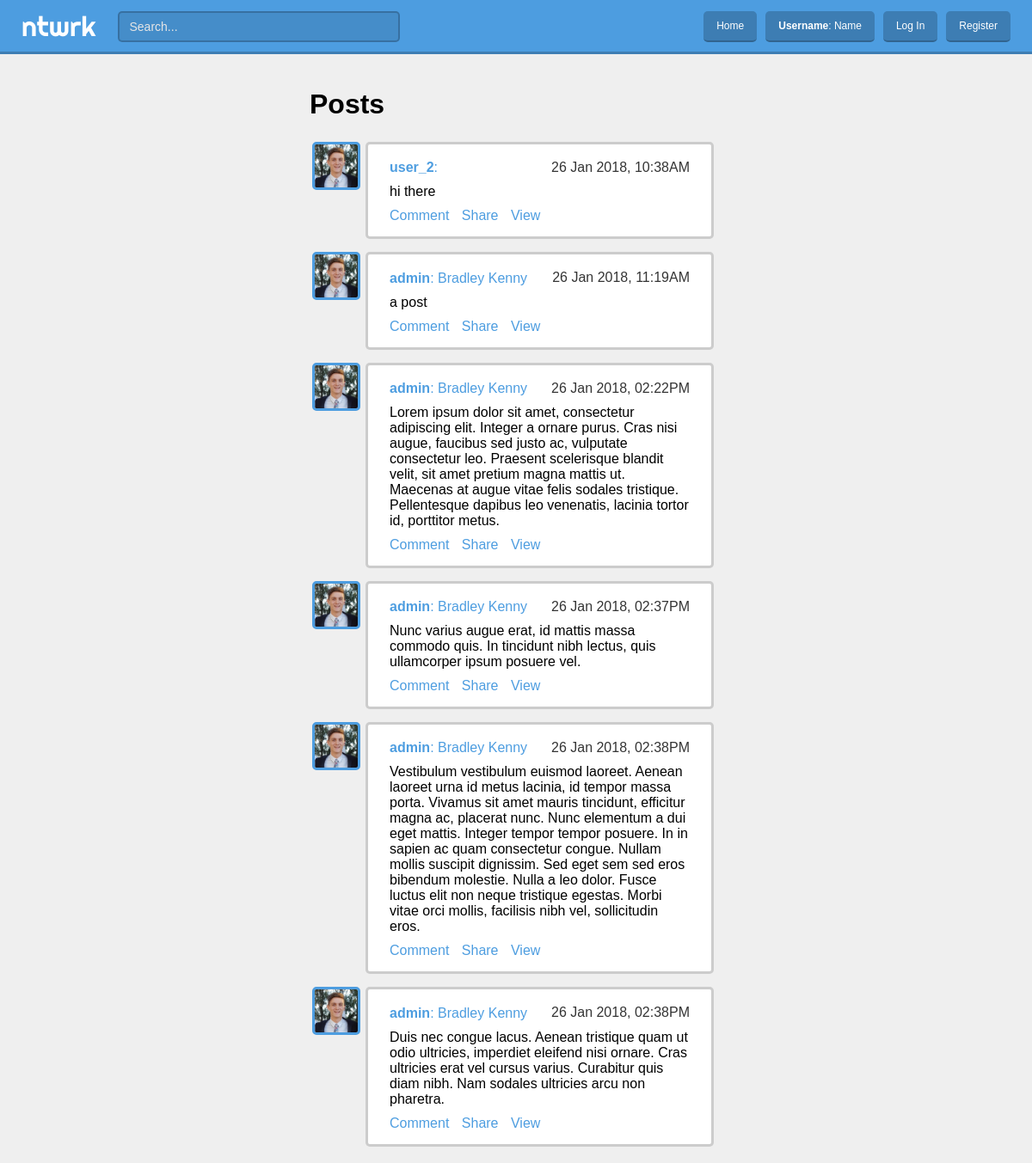
The page /stream/ on the database its author committed.
### stream/models.py (models this page shows)
class Post(models.Model):
    content = models.TextField(max_length=500)
    posted_by = models.ForeignKey(User, related_name='posts', on_delete=models.CASCADE)
    posted_at = models.DateTimeField(auto_now_add=True)

### stream/views.py (the view)
# urls.py: path('stream/', stream.views.home, name='home'),
def home(request):
	posts = Post.objects.all()
	return render(request, 'stream/home.html', {'posts': posts})

### stream/templates/stream/home.html (shortened to what this page needs)
{% extends 'base_stream.html' %}
{% load static %}
{% block stream %}
    <h1 class="posts_heading">Posts</h1>
    {% for post in posts %}
    <div class="card">
        <a href="{% url 'home' %}">
            <img src="{% static 'stream/img/dp/admin.jpg' %}" class="dp">
        </a>
        <a href="{% url 'home' %}">
            <h2><b>{{ post.posted_by.username }}</b>: {{ post.posted_by.first_name }} {{ post.posted_by.last_name }}</h2>
        </a>
        <h3>{{ post.posted_at|date:'d M Y, h:iA' }}</h2>
        <p>{{ post.content }}</p>
        <a href="{% url 'home' %}" class="link">Comment</a>
        <a href="{% url 'home' %}" class="link">Share</a>
        <a href="{% url 'home' %}" class="link">View</a>
    </div>
    {% endfor %}
{% endblock %}

### stream/templates/base_stream.html (shortened to what this page needs)
{% extends 'base.html' %}
{% load static %}
{% block stylesheet %}
<link rel="stylesheet" type="text/css" href="{% static 'stream/css/stream.css' %}">
{% endblock %}
{% block content %}
<div id="content_all">
    <div id="content_left">
    </div>
    <div id="content_main">
        {% block stream %}
        {% endblock %}
    </div>
    <div id="content_right">
    </div>
{% endblock %}

### account/templates/base.html (shortened to what this page needs)
{% load static %}
<!DOCTYPE html>
<html lang="en">
	<head>
		<link rel="stylesheet" type="text/css" href="{% static 'account/css/base.css' %}">
		{% block stylesheet %}
		{% endblock %}
	</head>
	<body>
		<header>
			<a href="{% url 'home' %}" class="logo">ntwrk</a>
			<input type="text" placeholder="Search..."/>
			<ul>
				{% if user.is_authenticated %}
				<a href="{% url 'home' %}">Home</a>
				<a href="{% url 'home' %}"><b>{{ user.username }}</b>: {{ user.first_name }} {{ user.last_name }}</a>
				<a href="{% url 'home' %}">…</a>
				<a href="{% url 'logout' %}">Log Out</a>
				{% else %}
				<a href="{% url 'home' %}">Home</a>
				<a href="{% url 'home' %}"><b>Username</b>: Name</a>
				<a href="{% url 'login' %}">Log In</a>
				<a href="{% url 'register' %}">Register</a>
				{% endif %}
			</ul>
		</header>
		<main>
			{% block content %}
			{% endblock %}
		</main>
	</body>
</html>

### account/static/account/css/base.css (style rules this page uses)
body { font-family: 'Helvetica'; margin: 0px; padding: 0px; }
a { text-decoration: none; }
.logo { font-family: 'Righteous', sans-serif; color: rgb(35, 35, 35); margin: 12px auto 4px auto; user-select: none; }
.card { padding: 7.5px 15px 14px 15px; background-color: rgba(255, 255, 255, 1); border-radius: 5px; box-shadow: 0 0 25px #000000; border-top: 3px solid rgba(0, 0, 0, 0.2); border-bottom: 3px solid rgba(0, 0, 0, 0.2); }

### stream/static/stream/css/stream.css (style rules this page uses)
body { margin: 0px 0px 0px 0px; padding: 0px; background-color: #EFEFEF; }
header { width: 100%; position: fixed; margin: 0px; padding: 10px 0; background-color: #4D9DE0; border-bottom: 3px solid rgba(0, 0, 0, 0.2); }
main { margin: 0px; padding-top: 20px; }
h1 { display: inline-block; }
.logo { float: left; margin: 0px 25px; font-size: 32px; color: white; background-color: white; color: transparent; -webkit-background-clip: text; background-clip: text; }
ul { float: right; margin: 0px auto; margin-right: 25px; }
ul a { float: left; display: inline-block; margin-top: 2.5px; margin-left: 10px; padding: 10px 15px; color: #ffffff; font-size: 12px; background-color: rgba(0, 0, 0 , 0.2); border-radius: 5px; border-bottom: 2px solid rgba(0, 0, 0, 0.2); }
header input[type='text'] { float: left; font-size: 14px; color: #ffffff; height: 25px; width: 300px; margin: 2.5px auto 0px 0px; padding: 3.5px 12px; background-color: rgba(0, 0, 0, 0.1); border: none; border: 2px solid rgba(0, 0, 0, 0.2); border-radius: 5px; outline: none; }
header input[type='text']::placeholder { color: #e5e5e5; }
#content_all { width: 100%; display: inline-block; margin: 0; margin-top: 63px; }
#content_left, #content_main, #content_right { height: 100%; float: left; padding-top: 20px; }
#content_left { display: inline-block; width: 25%; }
#content_main { display: inline-block; width: 40%; background-color: #EFEFEF; padding: 0px 5%; }
#content_right { display: inline-block; width: 25%; }
#content_main h1 { display: inline-block; margin: 20px auto 10px; }
.card { box-shadow: none; margin: 15px 10px 15px 65px; border: 3px solid rgba(0, 0, 0, 0.2); padding: 5px 25px; }
.dp { height: 50px; width: 50px; margin: -8px 0px 0px -90px; float: left; background-color: #CDCDCD; border: 3px solid #4D9DE0; border-radius: 5px; }
.card h2, .card h3 { display: inline-block; margin-bottom: 10px; font-size: 1em; text-decoration: none; }
.card h2 { color: #4D9DE0; font-weight: normal; }
.card h3 { float: right; margin-top: 13px; font-weight: normal; color: #343434; }
.card p { margin-top: 0px; margin-bottom: 10px; }
.card .link { display: inline-block; color: #4D9DE0; margin: 0px 10px 10px 0px; }

### rows shown on the page
Post: posted_by.username "user_2", posted_at "26 Jan 2018, 10:38AM", content "hi there"
Post: posted_by.username "admin", posted_by.first_name "Bradley", posted_by.last_name "Kenny", posted_at "26 Jan 2018, 11:19AM", content "a post"
Post: posted_by.username "admin", posted_by.first_name "Bradley", posted_by.last_name "Kenny", posted_at "26 Jan 2018, 02:22PM", content "Lorem ipsum dolor sit amet, consectetur adipiscing elit. Integer a ornare purus. Cras nisi augue, faucibus sed justo ac, vulputate consectetur leo. Praesent scelerisque blandit velit, sit amet pretium magna mattis ut. Maecenas at augue vitae felis sodales tristique. Pellentesque dapibus leo venenatis, lacinia tortor id, porttitor metus."
Post: posted_by.username "admin", posted_by.first_name "Bradley", posted_by.last_name "Kenny", posted_at "26 Jan 2018, 02:37PM", content "Nunc varius augue erat, id mattis massa commodo quis. In tincidunt nibh lectus, quis ullamcorper ipsum posuere vel."
Post: posted_by.username "admin", posted_by.first_name "Bradley", posted_by.last_name "Kenny", posted_at "26 Jan 2018, 02:38PM", content "Vestibulum vestibulum euismod laoreet. Aenean laoreet urna id metus lacinia, id tempor massa porta. Vivamus sit amet mauris tincidunt, efficitur magna ac, placerat nunc. Nunc elementum a dui eget mattis. Integer tempor tempor posuere. In in sapien ac quam consectetur congue. Nullam mollis suscipit dignissim. Sed eget sem sed eros bibendum molestie. Nulla a leo dolor. Fusce luctus elit non neque tristique egestas. Morbi vitae orci mollis, facilisis nibh vel, sollicitudin eros."
Post: posted_by.username "admin", posted_by.first_name "Bradley", posted_by.last_name "Kenny", posted_at "26 Jan 2018, 02:38PM", content "Duis nec congue lacus. Aenean tristique quam ut odio ultricies, imperdiet eleifend nisi ornare. Cras ultricies erat vel cursus varius. Curabitur quis diam nibh. Nam sodales ultricies arcu non pharetra."
